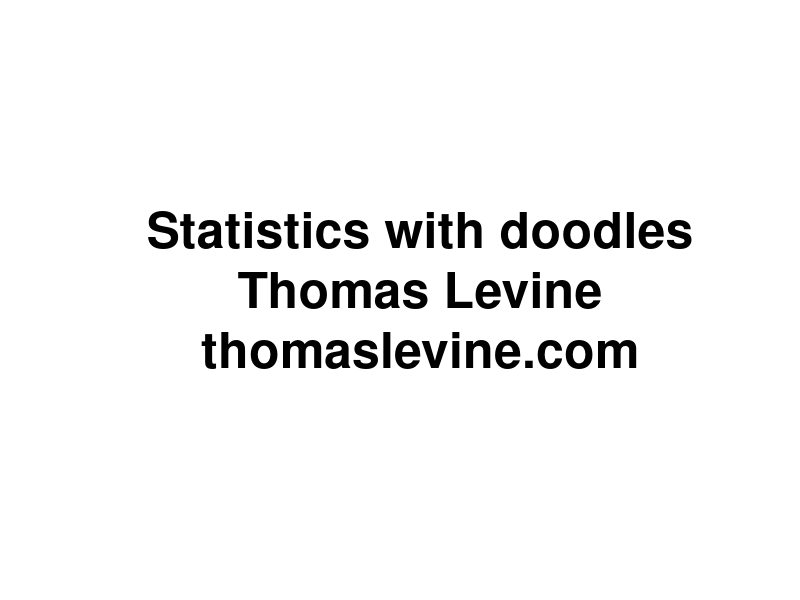
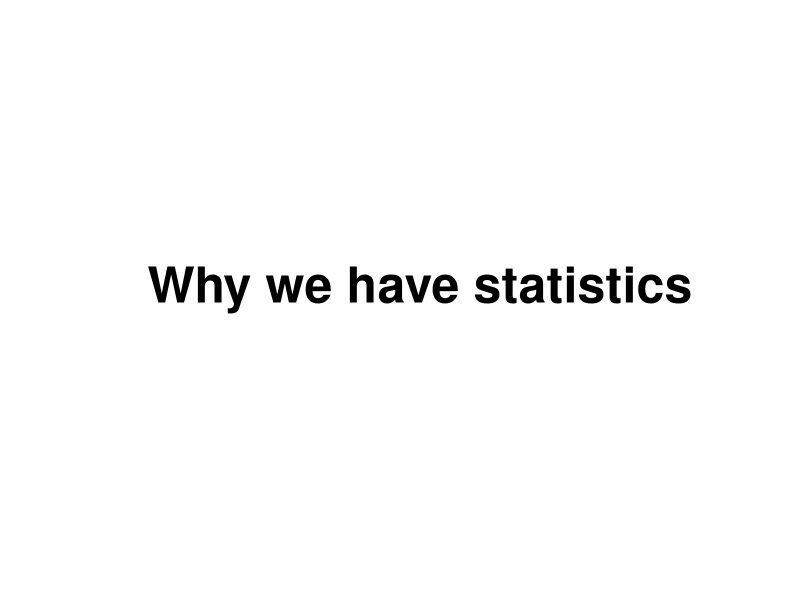
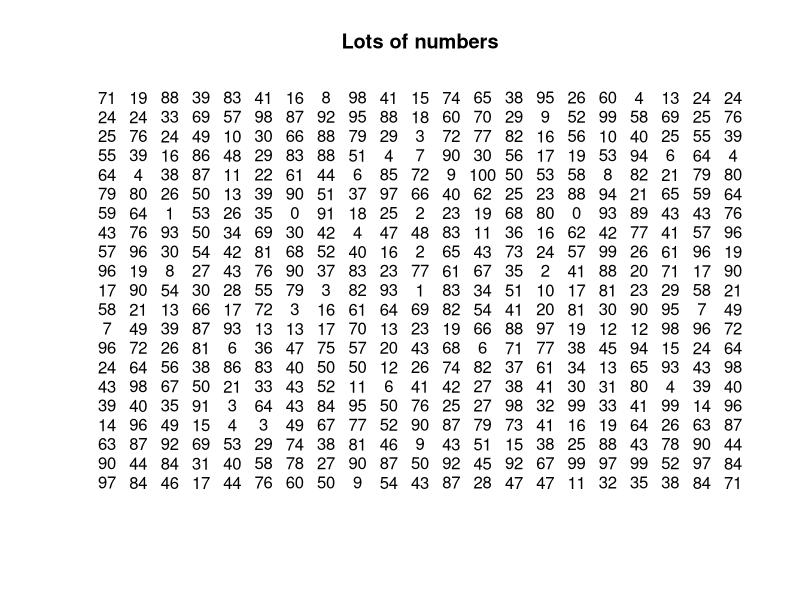
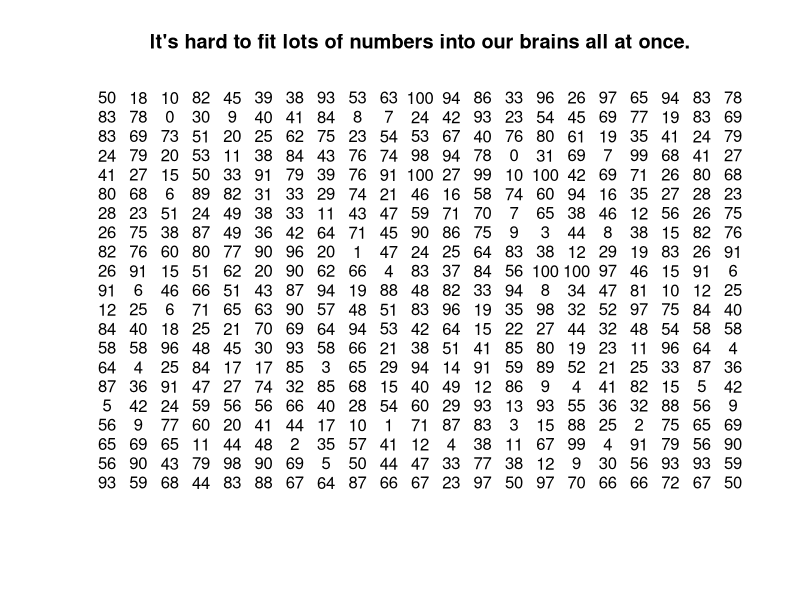
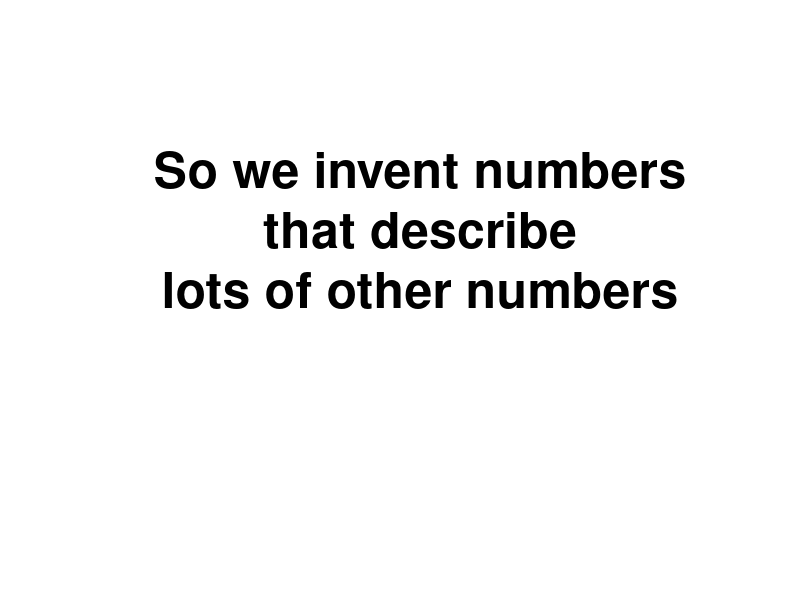
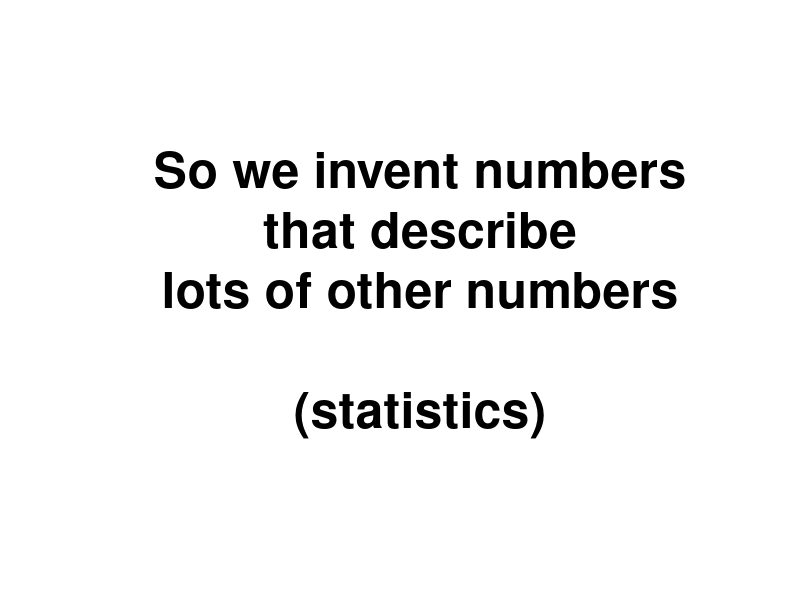
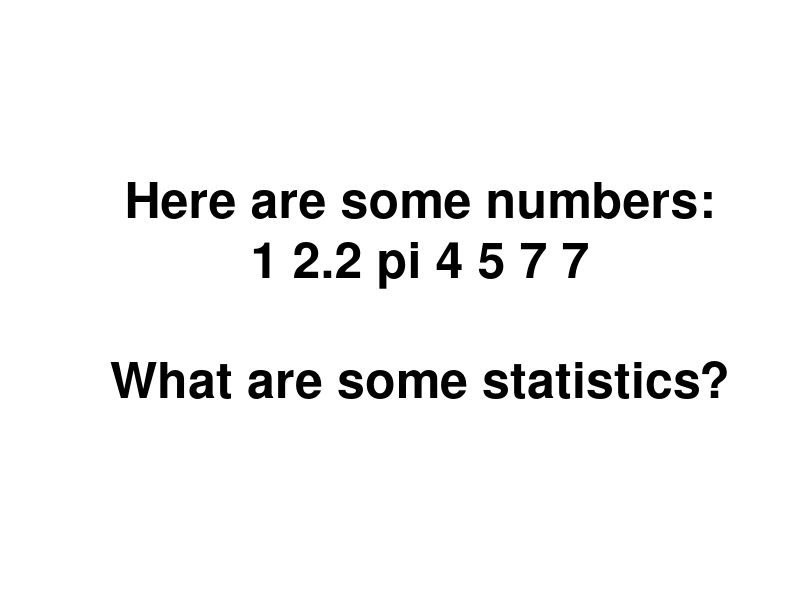
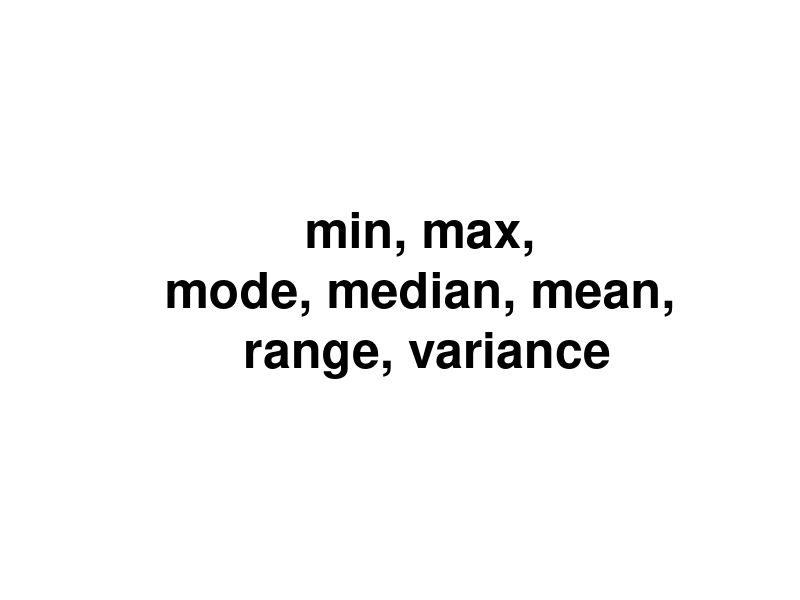

These figures' R source, in order:
attach(iris)
attach(na.omit(airquality))
attach(cars)

baseplot <- function(main, ...) {
  plot(..., type = 'p', bty = 'n',
    main = main, pch = 21, bg = 'grey', col = NULL,
    col.axis = 'grey', col.lab = 'grey', col.main = 'grey', fg = 'grey')
}
irisplot <- function(main) {
  baseplot(main, Petal.Length ~ Petal.Width)
}

meanplot <- function(main) {
  irisplot(main)
  abline(h = mean(Petal.Length), lty = 2)
  abline(v = mean(Petal.Width), lty = 2)
}

interjection <- function(main) {
  plot.new()
  text(0.5, 0.5, cex = 3, label = main, font = 2)
}

blue <-  rgb(0,0,1,.5)

a <- sd(Petal.Length)
b <- sd(Petal.Width)
ab <- max(a,b)

corbase <- function(main = '', low = -1) {
  plot(c(low * ab,ab),c(low * ab,ab),main = main, type = 'n', axes = F, xlab = '', ylab = '', asp = 1)
  rect(xright = 0, ybottom = 0, xleft = -a, ytop = a, col = 'grey', lty = 'blank')
  text(-a/2,a/2,'var(Petal.Width)')
  rect(xleft = 0, ytop = 0, xright = b, ybottom = -b, col = 'grey', lty = 'blank')
  text(b/2,-b/2,'var(Petal.Length)')
}

rand <- data.frame(x = rnorm(100), y = rnorm(100))
r <-  cor(Petal.Length,Petal.Width)

# ----------------

statistics <- function() {
# Introduction
interjection('Why we have statistics')

plot(c(-1,1),c(-1,1),xlab='',ylab='',type='n',axes=F,main='Lots of numbers')
text(rep(seq(-1,1,.1),each=21),rep(seq(-1,1,.1),21),round(100*runif(400)))


plot(c(-1,1),c(-1,1),xlab='',ylab='',type='n',axes=F,main='It\'s hard to fit lots of numbers into our brains all at once.')
text(rep(seq(-1,1,.1),each=21),rep(seq(-1,1,.1),21),round(100*runif(400)))

interjection('So we invent numbers\nthat describe\nlots of other numbers\n\n')
interjection('So we invent numbers\nthat describe\nlots of other numbers\n\n(statistics)')

interjection('Here are some numbers:\n1 2.2 pi 4 5 7 7\n\nWhat are some statistics?')
interjection('min, max,\nmode, median, mean,\n range, variance')
interjection('how many integers,\nwhether the numbers are sorted\n&c.')
interjection('')
interjection('Measuring linear relationships')
}

linear.relationships <- function() {
# Three datasets
irisplot('Two iris variables that move together')

baseplot('Two air quality variables that move oppositely', Ozone ~ Wind) 

baseplot('Normal random noise', rand$y ~ rand$x)
}

covariance <- function() {
# Motivation for covariance
interjection('We want a number\nthat describes\nwhether two variables\nmove together.')

irisplot('It should be high for these variables')

rand <- data.frame(x = rnorm(100), y = rnorm(100))
baseplot('It should be low for these variables', Ozone ~ Wind) 

baseplot('It should be near zero for these variables', rand$y ~ rand$x)

# Computing covariance
interjection('Covariance')

irisplot('The iris variables')

meanplot('Find the means')

meanplot('Draw a rectangle')
rect(xleft = mean(Petal.Width),
     ybottom = mean(Petal.Length),
     xright = Petal.Width[c(44,72)],
     ytop = Petal.Length[c(44,72)])

irisplot('Draw all the rectangles')
valence <- (Petal.Length - mean(Petal.Length)) *
           (Petal.Width - mean(Petal.Width)) > 0
rect(xleft = mean(Petal.Width),
     ybottom = mean(Petal.Length),
     xright = Petal.Width,
     ytop = Petal.Length,
     col = rgb(1-valence, 0, valence,.1),
     lty = 'blank')

irisplot('Why did I color them blue and red?')
valence <- (Petal.Length - mean(Petal.Length)) *
           (Petal.Width - mean(Petal.Width)) > 0
rect(xleft = mean(Petal.Width),
     ybottom = mean(Petal.Length),
     xright = Petal.Width,
     ytop = Petal.Length,
     col = rgb(1-valence, 0, valence,.1),
     lty = 'blank')

irisplot('Why did I color them blue and red?')
valence <- (Petal.Length - mean(Petal.Length)) *
           (Petal.Width - mean(Petal.Width)) > 0
rect(xleft = mean(Petal.Width),
     ybottom = mean(Petal.Length),
     xright = Petal.Width,
     ytop = Petal.Length,
     col = rgb(1-valence, 0, valence,.1),
     lty = 'blank')
text(x = max(Petal.Width), y = max(Petal.Length), pos = 2, label = 'Evidence of\nmovement together')
text(x = min(Petal.Width), y = min(Petal.Length), pos = 4, label = 'Evidence of\nmovement together')
text(x = max(Petal.Width), y = min(Petal.Length), pos = 2, label = 'Evidence of\nmovement oppositely')
text(x = min(Petal.Width), y = max(Petal.Length), pos = 4, label = 'Evidence of\nmovement oppositely')

plot(c(-1,1),c(-1,1),main = 'Add the blues together. (This is at a different scale.)',
  type = 'n', axes = F, xlab = '', ylab = '')
rect(xleft = -1, ybottom = -1, xright = 1, ytop = 1, lty = 'blank', col = 'blue')

plot(c(-1,1),c(-1,1),main = 'Add the reds together.',
  type = 'n', axes = F, xlab = '', ylab = '')
rect(xleft = -1, ybottom = -1, xright = 1, ytop = 1, lty = 'blank', col = 'blue')
rect(xleft = .8, ybottom = -1, xright = 1, ytop = -.8, lty = 'blank', col = 'red')

plot(c(-1,1),c(-1,1),main = 'Subtract the reds.',
  type = 'n', axes = F, xlab = '', ylab = '')
rect(xleft = -1, ybottom = -1, xright = 1, ytop = 1, lty = 'blank', col = 'blue')
rect(xleft = .8, ybottom = -1, xright = 1, ytop = -.8, lty = 'blank', col = 'white')

plot(c(-1,1),c(-1,1),main = 'Divide into as many equal pieces as we have irises (n).',
  type = 'n', axes = F, xlab = '', ylab = '')
rect(xleft = -1, ybottom = -1, xright = 1, ytop = 1, lty = 'blank', col = 'blue')
rect(xleft = .8, ybottom = -1, xright = 1, ytop = -.8, lty = 'blank', col = 'white')
abline(v = 2 * (-.5 + ((1:nrow(iris))/nrow(iris))))

plot(c(-1,1),c(-1,1),main = 'This blue sliver is the covariance.',
  type = 'n', axes = F, xlab = '', ylab = '')
rect(xleft = -.3, xright = -.3 + (.5/nrow(iris)), ybottom = -1, ytop = 1,
  col = 'blue', lty = 'blank')
}

covariance.notpositive <- function() {
irisplot('That was for this sort of relationship.')
valence <- (Petal.Length - mean(Petal.Length)) *
           (Petal.Width - mean(Petal.Width)) > 0
rect(xleft = mean(Petal.Width),
     ybottom = mean(Petal.Length),
     xright = Petal.Width,
     ytop = Petal.Length,
     col = rgb(1-valence, 0, valence,.1),
     lty = 'blank')

baseplot('What if we have more red than blue?', Ozone ~ Wind)
valence <- (Ozone - mean(Ozone)) *
           (Wind - mean(Wind)) > 0
rect(xleft = mean(Wind),
     ybottom = mean(Ozone),
     xright = Wind,
     ytop = Ozone,
     col = rgb(1-valence, 0, valence,.1),
     lty = 'blank')

plot(c(-1,1),c(-1,1),main = 'Add the blues together. (This is at a different scale.)',
  type = 'n', axes = F, xlab = '', ylab = '')
rect(xleft = -1, ybottom = .8, xright = -.8, ytop = 1, lty = 'blank', col = 'blue')

plot(c(-1,1),c(-1,1),main = 'Add the reds together.',
  type = 'n', axes = F, xlab = '', ylab = '')
rect(xleft = -1, ybottom = -1, xright = 1, ytop = 1, lty = 'blank', col = 'red')
rect(xleft = -1, ybottom = .8, xright = -.8, ytop = 1, lty = 'blank', col = 'blue')

plot(c(-1,1),c(-1,1),main = 'Subtract the reds.',
  type = 'n', axes = F, xlab = '', ylab = '')
rect(xleft = -1, ybottom = -1, xright = 1, ytop = 1, lty = 'blank', col = 'red')
rect(xleft = -1, ybottom = .8, xright = -.8, ytop = 1, lty = 'blank', col = 'white')

plot(c(-1,1),c(-1,1),main = 'Divide into as many equal pieces as we have irises (n).',
  type = 'n', axes = F, xlab = '', ylab = '')
rect(xleft = -1, ybottom = -1, xright = 1, ytop = 1, lty = 'blank', col = 'red')
rect(xleft = -1, ybottom = .8, xright = -.8, ytop = 1, lty = 'blank', col = 'white')
abline(v = 2 * (-.5 + ((1:nrow(iris))/nrow(iris))))

plot(c(-1,1),c(-1,1),main = 'This red sliver is the covariance.',
  type = 'n', axes = F, xlab = '', ylab = '')
rect(xleft = -.3, xright = -.3 + (.5/nrow(iris)), ybottom = -1, ytop = 1,
  col = 'red', lty = 'blank')

plot(c(-1,1),c(-1,1),main = 'This red sliver is the covariance.',
  type = 'n', axes = F, xlab = '', ylab = '')
rect(xleft = -.3, xright = -.3 + (.5/nrow(iris)), ybottom = -1, ytop = 1,
  col = 'red', lty = 'blank')
text(.3, 0, 'But it\'s\nnegative!', cex = 3, font = 2)

baseplot('What if we have as much red as blue?', rand$y ~ rand$x)
valence <- (rand$y - mean(rand$y)) *
           (rand$x - mean(rand$x)) > 0
rect(xleft = mean(rand$x),
     ybottom = mean(rand$y),
     xright = rand$x,
     ytop = rand$y,
     col = rgb(1-valence, 0, valence,.1),
     lty = 'blank')

plot(c(-1,1),c(-1,1),main = 'Add the blues together. (This is at a different scale.)',
  type = 'n', axes = F, xlab = '', ylab = '')
rect(xleft = -.45, ybottom = -.45, xright = .55, ytop = .55, lty = 'blank', col = 'blue')

plot(c(-1,1),c(-1,1),main = 'Add the reds together.',
  type = 'n', axes = F, xlab = '', ylab = '')
rect(xleft = -.55, ybottom = -.55, xright = .45, ytop = .45, lty = 'blank', col = 'red')

plot(c(-1,1),c(-1,1),main = 'Subtract the reds.',
  type = 'n', axes = F, xlab = '', ylab = '')
points(0,0)
text(0,-.5, '(Covariance is zero.)')
}

variance <- function() {
# Computing variance
interjection('Variance')
interjection('Variance tells us\nhow spread out\nsome numbers are.')
interjection('1, 4, 8, 10\nvs\n4, 4, 5, 6')
interjection('The variance of a variable is\nthe covariance of the variable\nwith itself.')

irisplot('Our two iris variables from before')
interjection('Let\'s look at just one of them.')
baseplot('The points all fall along the same line.', Petal.Length, Petal.Length, asp = 1)
interjection('Let\'s find the variance of Petal.Length')

baseplot('Draw all the rectangles', Petal.Length, Petal.Length, asp = 1)
rect(xleft = mean(Petal.Length),
     ybottom = mean(Petal.Length),
     xright = Petal.Length,
     ytop = Petal.Length,
     col = rgb(0, 0, 1,.1),
     lty = 'blank')

baseplot('Why no red rectangles?', Petal.Length, Petal.Length, asp = 1)
rect(xleft = mean(Petal.Length),
     ybottom = mean(Petal.Length),
     xright = Petal.Length,
     ytop = Petal.Length,
     col = rgb(0, 0, 1,.1),
     lty = 'blank')

plot(c(-1,1),c(-1,1),main = 'Add the blues together. (This is at a different scale.)',
  type = 'n', axes = F, xlab = '', ylab = '')
rect(xleft = -1, ybottom = -1, xright = 1, ytop = 1, lty = 'blank', col = 'blue')

plot(c(-1,1),c(-1,1),main = 'We have no reds to subtract.',
  type = 'n', axes = F, xlab = '', ylab = '')
rect(xleft = -1, ybottom = -1, xright = 1, ytop = 1, lty = 'blank', col = 'blue')

plot(c(-1,1),c(-1,1),main = 'Divide into as many equal pieces as we have irises (n).',
  type = 'n', axes = F, xlab = '', ylab = '')
rect(xleft = -1, ybottom = -1, xright = 1, ytop = 1, lty = 'blank', col = 'blue')
abline(v = 2 * (-.5 + ((1:nrow(iris))/nrow(iris))))

plot(c(-1,1),c(-1,1),main = 'This blue sliver is the variance.',
  type = 'n', axes = F, xlab = '', ylab = '')
rect(xleft = -.3, xright = -.3 + (.5/nrow(iris)), ybottom = -1, ytop = 1,
  col = 'blue', lty = 'blank')
}

correlation <- function() {
# Correlation
interjection('A problem with covariance')
interjection('Covariance has units!\n\n(x-unit times y-unit)')
interjection('Which relationship is stronger\n(more linear)?')

par(mfrow = 1:2)
.cov <- round(cov(Petal.Length,Petal.Width), 2)
irisplot(paste0('Irises (cov = ', .cov, ' cm^2)'))
.cov <- round(cov(speed,dist), 2)
baseplot(paste0('Cars (cov =', .cov, ' mph*ft)'), speed ~ dist)
par(mfrow = c(1,1))

interjection('Oh noes!')
interjection('We can divide\nthe covariance\nby the variances\nto standardize it.')

irisplot('We\'re using these data again.')

corbase()
rect(xleft = 0, ybottom = 0, xright = b, ytop = a, col = 'black', lty = 'blank')
text(b/2,a/2,'sd(Petal.Width)*\nsd(Petal.Length)', col = 'white')

corbase()
rect(xleft = 0, ybottom = 0, xright = b, ytop = a, col = 'black', lty = 'blank')
text(b/2,a/2,'sd(Petal.Width)*\nsd(Petal.Length)', col = 'white')
text(-a/2,-b/2,'The black rectangle is\nlike an average variance.')

corbase()
rect(xleft = 0, ybottom = 0, xright = b, ytop = a, col = 'black', lty = 'blank')
text(b/2,a/2,'sd(Petal.Width)*\nsd(Petal.Length)', col = 'white')
text(-a/2,-b/2,'cov(Petal.Width,Petal.Length)\ncannot be bigger than\nblack rectangle.')

interjection('Why?')

irisplot('Covariance has red rectangles.')
valence <- (Petal.Length - mean(Petal.Length)) *
           (Petal.Width - mean(Petal.Width)) > 0
rect(xleft = mean(Petal.Width),
     ybottom = mean(Petal.Length),
     xright = Petal.Width,
     ytop = Petal.Length,
     col = rgb(1-valence, 0, valence,.1),
     lty = 'blank')

baseplot('Variance doesn\'t have red rectangles.', Petal.Length, Petal.Length, asp = 1)
rect(xleft = mean(Petal.Length),
     ybottom = mean(Petal.Length),
     xright = Petal.Length,
     ytop = Petal.Length,
     col = rgb(0, 0, 1,.1),
     lty = 'blank')

corbase()
rect(xleft = 0, ybottom = 0, xright = b, ytop = a, col = 'black', lty = 'blank')
text(b/2,a/2,'sd(Petal.Width)*\nsd(Petal.Length)', col = 'white')
text(-a/2,-b/2,'cov(Petal.Width,Petal.Length)\ncannot be bigger than\nblack rectangle.')

corbase('Let\'s zoom in.', low = -.05)
rect(xleft = 0, ybottom = 0, xright = b, ytop = a, col = 'black', lty = 'blank')
text(b/2,a/2,'sd(Petal.Width)*\nsd(Petal.Length)', col = 'white')

corbase('Squish covariance vertically into the rectangle.', low = -.05)
rect(xleft = 0, ybottom = 0, xright = b, ytop = a, col = 'black', lty = 'blank')
rect(xleft = 0, ybottom = 0, xright = b, ytop = a * r, col = 'blue', lty = 'blank')

interjection('Correlation (R)\nis the ratio of\nthe small rectangle\nto the big rectangle.')

corbase('Squish covariance vertically into the rectangle.', low = -.05)
rect(xleft = 0, ybottom = 0, xright = b, ytop = a, col = 'black', lty = 'blank')
rect(xleft = 0, ybottom = 0, xright = b, ytop = a * r, col = 'blue', lty = 'blank')
text(b/2,r*a/2,'cov(Petal.Width,\nPetal.Length)', col = 'white', font = 2)
text(0, r*a/2, 'R * sd(Petal.Length)', col = 'blue', font = 2, srt = 90, adj = c(0.5,-1))

corbase('Squish covariance horizontally into the rectangle.', low = -.05)
rect(xleft = 0, ybottom = 0, xright = b, ytop = a, col = 'black', font = 2, lty = 'blank')
rect(xleft = 0, ybottom = 0, xright = b * r, ytop = a, col = 'blue', lty = 'blank')
text(r*b/2,a/2,'cov(Petal.Width,\nPetal.Length)', col = 'white', font = 2)
text(b/2, 0, 'R * sd(Petal.Width', adj = c(0.5,1.5), col = 'blue', font = 2)

interjection('People like to\ntalk about R-squared.')

corbase('Intersect the two squished covariance rectangles.', low = -.05)
rect(xleft = 0, ybottom = 0, xright = b, ytop = a, col = 'black', lty = 'blank')
rect(xleft = 0, ybottom = 0, xright = b * r, ytop = a * r, col = 'purple', lty = 'blank')
text(r*b/2,a/2,'cov(Petal.Width, Petal.Length)', col = 'purple')
text(0, r*a/2, 'R ^ 2 * sd(Petal.Length)',srt = 90, pos = 2, col = 'purple', font = 2)
text(r*b/2, 0, 'R ^ 2 * sd(Petal.Width)', adj = c(0.5,1.5), col = 'purple', font = 2)

interjection('What if covariance is negative (red)?')

irisplot('We were just using these data.')
baseplot('What if we had these data?', Ozone ~ Wind) 
baseplot('What if we had these data?', Ozone ~ Wind) 
valence <- (Ozone - mean(Ozone)) *
           (Wind - mean(Wind)) > 0
rect(xleft = mean(Wind),
     ybottom = mean(Ozone),
     xright = Wind,
     ytop = Ozone,
     col = rgb(1-valence, 0, valence,.1),
     lty = 'blank')

corbase('R is the same, just negative.', low = -.05)
rect(xleft = 0, ybottom = 0, xright = b, ytop = a, col = 'black', lty = 'blank')
rect(xleft = 0, ybottom = 0, xright = b, ytop = a * r, col = 'red', lty = 'blank')
text(b/2,r*a/2,'cov(Ozone, Wind)', col = 'white', font = 2)
text(0, r*a/2, 'r * sd(Wind)', srt = 90, col = 'red', font = 2, adj = c(.5,-.5))

corbase('R-squared is the same, and it is always positive.', low = -.05)
rect(xleft = 0, ybottom = 0, xright = b, ytop = a, col = 'black', lty = 'blank')
rect(xleft = 0, ybottom = 0, xright = b * r, ytop = a * r, col = 'purple', lty = 'blank')
text(r*b/2,a/2,'cov(Ozone, Wind)', col = 'purple')
text(0, r*a/2, 'r ^ 2 * sd(Wind)', pos = 2, col = 'purple', font = 2, adj = c(.5, -.5), srt = 90)
text(r*b/2, 0, 'r ^ 2 * sd(Ozone)', col = 'purple', font = 2, adj = c(.5,1.5))

corbase('Zoom back out.')
rect(xleft = 0, ybottom = 0, xright = b, ytop = a, col = 'black', lty = 'blank')
rect(xleft = 0, ybottom = 0, xright = b, ytop = a * r, col = 'red', lty = 'blank')
text(b/2,r*a/2,'cov(Ozone,\nWind)', col = 'white', font = 2)
text(0, r*a/2, 'r * sd(Wind)', col = 'red', srt = 90, adj = c(.5,-.5), font = 2)
}

least.squares.regression <- function() {
interjection('If we transform the covariance a bit,\nwe can also make predictions.')
interjection('Let\'s use x to predict y.')
interjection('y = b0  + b1 * x')
interjection('Let\'s invent b1.')
interjection('')
interjection('What values should it have?')
interjection('If covariance is high\nand x is high,\ny should be high.\n\n(b1 is very positive.)')
interjection('If covariance is high\nand x is low,\ny should be low.\n\n(b1 is very negative.)')
interjection('If covariance is low,\nwe have no idea what y is.\n\n(b1 is around zero.)')
interjection('')
interjection('Let\'s think about units again.')

plot(c(-1,1),c(-1,1),main = 'Covariance is an area; its unit is the product of the x and y units.',
  type = 'n', axes = F, xlab = '', ylab = '')
rect(xleft = -.3, xright = -.3 + (.5/nrow(iris)), ybottom = -1, ytop = 1,
  col = 'blue', lty = 'blank')

plot(c(-1,1),c(-1,1),main = 'Variance is a special covariance; its unit is the square of the x unit.',
  type = 'n', axes = F, xlab = '', ylab = '')
rect(xleft = -.3, xright = -.3 + (.5/nrow(iris)), ybottom = -1, ytop = 1,
  col = 'blue', lty = 'blank')

corbase('Correlation is a ratio of areas with the same units.', low = -.05)
rect(xleft = 0, ybottom = 0, xright = b, ytop = a, col = 'black', lty = 'blank')
rect(xleft = 0, ybottom = 0, xright = b, ytop = a * r, col = 'blue', lty = 'blank')

interjection('The unit of b1 must be y-unit/x-unit.')

corbase('Our covariance picture')
rect(xleft = 0, ybottom = 0, xright = b, ytop = a * r, col = 'blue', lty = 'blank')
text(b,r*a/2,'cov(Petal.Width,\nPetal.Length)', col = 'white', font = 2, pos = 2)
text(0, a*2/3, 'R * sd(Petal.Length)', pos = 2, col = 'black', font = 1, srt = 90)

.adj <- cov(Petal.Width,Petal.Length)/sd(Petal.Length)
corbase('Lay the covariance over one of the variances instead.')
rect(xleft = -a, xright = 0, ybottom = a * (1 - .adj), ytop = a, col = 'blue', lty = 'blank')
text(-a/2,a/2,'cov(Petal.Width, Petal.Length)', col = 'white', font = 2)

corbase('Petal.Width = b0 + b1 * Petal.Length')
rect(xleft = -a, xright = 0, ybottom = a * (1 - .adj), ytop = a, col = 'blue', lty = 'blank')
text(-a/2,a/2,'cov(Petal.Width, Petal.Length)', col = 'white', font = 2)
text(0,a/2,'b1 * sd(Petal.Length)', col = 'blue', pos = 4)

.adj <- cov(Petal.Width,Petal.Length)/sd(Petal.Width)
corbase('Lay the covariance over the other variance.')
rect(xleft = 0, xright = b, ybottom = -b, ytop = -b  * (1 - .adj), col = blue, lty = 'blank')
text(0,0,'cov(Petal.Width,\nPetal.Length)', col = 'white', font = 2, pos = 4)

corbase('Petal.Length = b0 + b1 * Petal.Width')
rect(xleft = 0, xright = b, ybottom = -b, ytop = -b  * (1 - .adj), col = blue, lty = 'blank')
text(a/2,0,'b1 * sd(Petal.Length)', col = 'blue', font = 2, srt = -90)
}


thoughtful.thoughts <- function() {
  interjection('A statistic is a number\nthat describes a lot\nof other numbers.')
  interjection('Covariance describes\nthe strength of\nlinear relationships.')
  interjection('Variance describes\nhow spread-out\nsome numbers are.')
  interjection('Correlation is a\nstandardized version\nof covariance.')
  interjection('(Beta coefficients for)\nleast-squares regression\npredict one variable\nbased on another.')
  interjection('')
  interjection('You can pretty much always draw math.')
}

slides <- function() {
  interjection('Statistics with doodles\nThomas Levine\nthomaslevine.com')
  statistics()
  linear.relationships()
  covariance()
  covariance.notpositive()
  interjection('Let\'s review the previous slides quickly.')
  linear.relationships()
  covariance()
  covariance.notpositive()
  interjection('')
  variance()
  interjection('')
  correlation()
  interjection('Remember how this fits in.')
  covariance()
  correlation()
  interjection('')
  least.squares.regression()
  interjection('Let\'s go over that again.')
  linear.relationships()
  covariance()
  covariance.notpositive()
  variance()
  correlation()
  least.squares.regression()
  interjection('')
  thoughtful.thoughts()
}

pdf('doodles.pdf', width = 11, height = 8.5)
slides()
dev.off()
